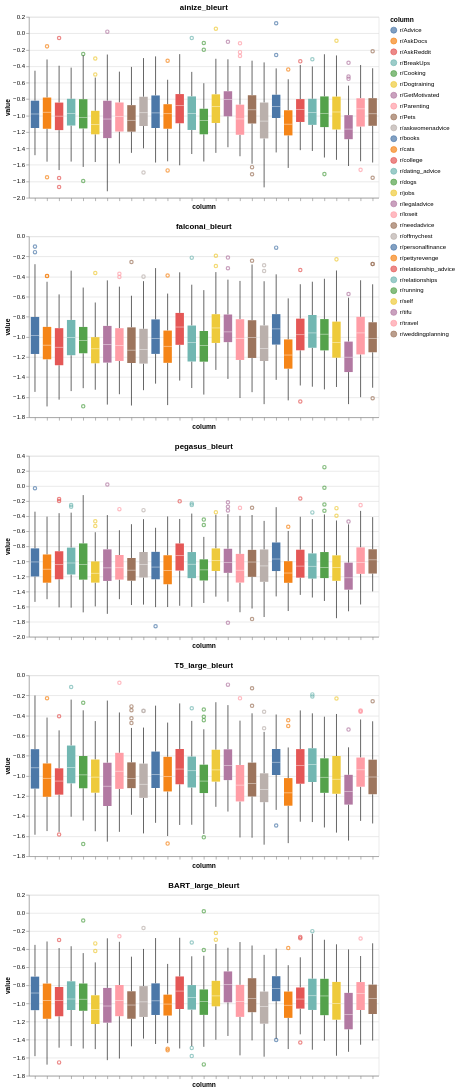

The notebook cell saved with this chart:
### Code cell
# Plot of the five models with Bleurt metrics
one = alt.Chart(source_1_1, title="ainize_bleurt").mark_boxplot().encode(
alt.X('column').axis(labels=False),
y='value',
color='column'
)
two = alt.Chart(source_2_1, title="falconai_bleurt").mark_boxplot().encode(
alt.X('column').axis(labels=False),
y='value',
color='column'
)
three = alt.Chart(source_3_1, title="pegasus_bleurt").mark_boxplot().encode(
alt.X('column').axis(labels=False),
y='value',
color='column'
)
four = alt.Chart(source_4_1, title="T5_large_bleurt").mark_boxplot().encode(
alt.X('column').axis(labels=False),
y='value',
color='column'
)
five = alt.Chart(source_5_1, title="BART_large_bleurt").mark_boxplot().encode(
alt.X('column').axis(labels=False),
y='value',
color='column'
)

(one & two & three & four & five).display()

### Figure 1 — Vega-Lite specification as saved in the notebook (floating-point values rounded to 4 significant figures; data arrays with more than 128 entries replaced by an {"elided": "..."} marker saying what was removed)
{"$schema": "https://vega.github.io/schema/vega-lite/v5.20.1.json", "config": {"view": {"continuousHeight": 300, "continuousWidth": 300}}, "datasets": {"data-22a06182fd4eeda0fd23d7fdf5d765f9": {"elided": "3306 records"}, "data-468d8cc01d2132f5e54bcef5ab829786": {"elided": "3306 records"}, "data-5fb8afa5b47a141fc2432cdfe03ba8a4": {"elided": "3306 records"}, "data-764c5e1bdcece028a16f9414289a92ae": {"elided": "3306 records"}, "data-c62956c361c8dac9b9e1076d78033329": {"elided": "3306 records"}}, "vconcat": [{"data": {"name": "data-468d8cc01d2132f5e54bcef5ab829786"}, "encoding": {"color": {"field": "column", "type": "nominal"}, "x": {"axis": {"labels": false}, "field": "column", "type": "nominal"}, "y": {"field": "value", "type": "quantitative"}}, "mark": {"type": "boxplot"}, "title": "ainize_bleurt"}, {"data": {"name": "data-c62956c361c8dac9b9e1076d78033329"}, "encoding": {"color": {"field": "column", "type": "nominal"}, "x": {"axis": {"labels": false}, "field": "column", "type": "nominal"}, "y": {"field": "value", "type": "quantitative"}}, "mark": {"type": "boxplot"}, "title": "falconai_bleurt"}, {"data": {"name": "data-764c5e1bdcece028a16f9414289a92ae"}, "encoding": {"color": {"field": "column", "type": "nominal"}, "x": {"axis": {"labels": false}, "field": "column", "type": "nominal"}, "y": {"field": "value", "type": "quantitative"}}, "mark": {"type": "boxplot"}, "title": "pegasus_bleurt"}, {"data": {"name": "data-22a06182fd4eeda0fd23d7fdf5d765f9"}, "encoding": {"color": {"field": "column", "type": "nominal"}, "x": {"axis": {"labels": false}, "field": "column", "type": "nominal"}, "y": {"field": "value", "type": "quantitative"}}, "mark": {"type": "boxplot"}, "title": "T5_large_bleurt"}, {"data": {"name": "data-5fb8afa5b47a141fc2432cdfe03ba8a4"}, "encoding": {"color": {"field": "column", "type": "nominal"}, "x": {"axis": {"labels": false}, "field": "column", "type": "nominal"}, "y": {"field": "value", "type": "quantitative"}}, "mark": {"type": "boxplot"}, "title": "BART_large_bleurt"}]}
